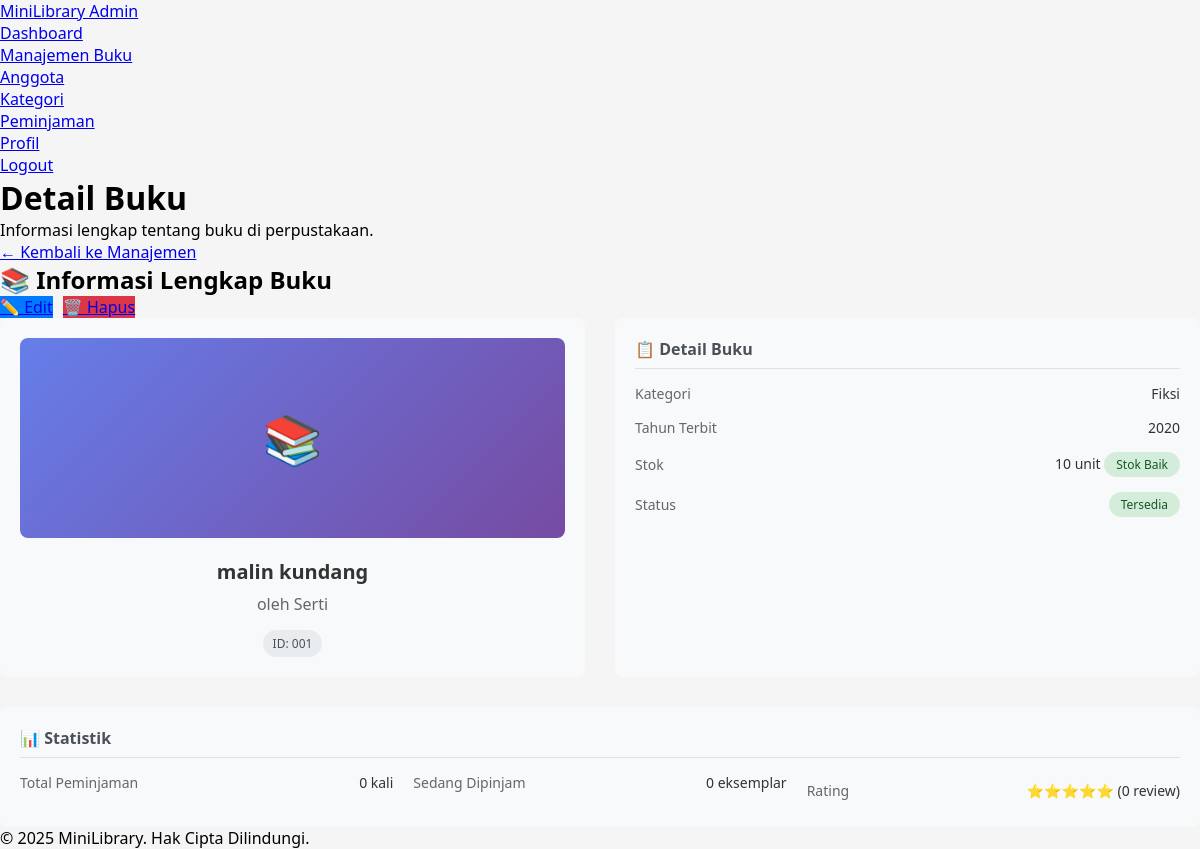
The app's page /admin/detail_buku.php?id=1 (signed in) with its own data.
### tables this page shows
CREATE TABLE `buku` (
  `id` int(11) NOT NULL,
  `judul buku` varchar(255) NOT NULL,
  `penulis` varchar(255) NOT NULL,
  `stok` varchar(255) DEFAULT NULL,
  `kategori` int(11) DEFAULT NULL,
  `tahun_terbit` varchar(100) DEFAULT NULL,
  `status` int(11) DEFAULT 0,
  `id_kategori` int(11) DEFAULT NULL
);

### admin/detail_buku.php (the view, shortened to what this page needs)
<?php
include '../koneksi/koneksi.php';
$id = (int)$_GET['id'];
$query = "SELECT * FROM buku WHERE id = $id";
$result = mysqli_query($koneksi, $query);
$buku = mysqli_fetch_assoc($result);
function getKategoriName($kategori_id) {
    $kategori_names = [
        1 => 'Fiksi',
        2 => 'Non-Fiksi',
        3 => 'Sejarah',
        4 => 'Ilmiah',
        5 => 'Teknologi',
        6 => 'Biografi',
        7 => 'Pendidikan'
    ];
    return isset($kategori_names[$kategori_id]) ? $kategori_names[$kategori_id] : 'Tidak Diketahui';
}
function getStatusName($status_id) {
    return ($status_id == 1) ? 'Tersedia' : 'Tidak Tersedia';
}
$stok_value = intval($buku['stok']);
if ($stok_value > 5) {
    $stock_class = 'stock-good';
    $stock_text = 'Stok Baik';
} else if ($stok_value > 0) {
    $stock_class = 'stock-medium';
    $stock_text = 'Stok Terbatas';
} else {
    $stock_class = 'stock-low';
    $stock_text = 'Stok Habis';
}
?>
<!DOCTYPE html>
<html>
<head>
    <link rel="stylesheet" href="assets/style.css">
</head>
<body>
<nav class="navbar">
    <div class="navbar-container">
        <a href="dashboard.php" class="navbar-brand">MiniLibrary Admin</a>
        <ul class="navbar-nav">
            <li class="nav-item"><a href="dashboard.php" class="nav-link">Dashboard</a></li>
            <li class="nav-item"><a href="manajemen.php" class="nav-link active">Manajemen Buku</a></li>
            <li class="nav-item"><a href="anggota.php" class="nav-link">Anggota</a></li>
            <li class="nav-item"><a href="kategori.php" class="nav-link">Kategori</a></li>
            <li class="nav-item"><a href="peminjaman.php" class="nav-link">Peminjaman</a></li>
            <li class="nav-item"><a href="profil_admin.php" class="nav-link">Profil</a></li>
            <li class="nav-item"><a href="logout.php" class="nav-link">Logout</a></li>
        </ul>
    </div>
</nav>
<div class="container">
    <div class="welcome-section">
        <div class="welcome-text">
            <h1>Detail Buku</h1>
            <p>Informasi lengkap tentang buku di perpustakaan.</p>
            <a href="manajemen.php" class="btn">← Kembali ke Manajemen</a>
        </div>
    </div>
    <div class="content-section">
        <div class="section-header">
            <h2>📚 Informasi Lengkap Buku</h2>
            <div style="display: flex; gap: 10px;">
                <a href="edit_buku.php?id=<?php echo $buku['id']; ?>" class="btn" style="background: #007bff;">✏️ Edit</a>
                <a href="hapus_buku.php?id=<?php echo $buku['id']; ?>" class="btn" style="background: #dc3545;"
                   onclick="return confirm('Apakah Anda yakin ingin menghapus buku ini?')">🗑️ Hapus</a>
            </div>
        </div>
        <div class="detail-content">
            <div class="detail-section">
                <div class="book-cover">
                    📚
                </div>
                <div class="book-info">
                    <div class="book-title"><?php echo htmlspecialchars($buku['judul buku']); ?></div>
                    <div class="book-author">oleh <?php echo htmlspecialchars($buku['penulis']); ?></div>
                    <div class="book-id">ID: <?php echo str_pad($buku['id'], 3, '0', STR_PAD_LEFT); ?></div>
                </div>
            </div>
            <div class="detail-section">
                <h4>📋 Detail Buku</h4>
                <div class="detail-item">
                    <span class="detail-label">Kategori</span>
                    <span class="detail-value"><?php echo getKategoriName($buku['kategori']); ?></span>
                </div>
                <div class="detail-item">
                    <span class="detail-label">Tahun Terbit</span>
                    <span class="detail-value"><?php echo htmlspecialchars($buku['tahun_terbit']); ?></span>
                </div>
                <div class="detail-item">
                    <span class="detail-label">Stok</span>
                    <span class="detail-value">
                        <?php echo htmlspecialchars($buku['stok']); ?> unit
                        <span class="stock-badge <?php echo $stock_class; ?>"><?php echo $stock_text; ?></span>
                    </span>
                </div>
                <div class="detail-item">
                    <span class="detail-label">Status</span>
                    <span class="detail-value">
                        <span class="status-badge <?php echo ($buku['status'] == 1) ? 'tersedia' : 'tidak-tersedia'; ?>">
                            <?php echo getStatusName($buku['status']); ?>
                        </span>
                    </span>
                </div>
            </div>
        </div>
        <div class="detail-section">
            <h4>📊 Statistik</h4>
            <div style="display: grid; grid-template-columns: repeat(auto-fit, minmax(200px, 1fr)); gap: 20px;">
                <div class="detail-item">
                    <span class="detail-label">Total Peminjaman</span>
                    <span class="detail-value">0 kali</span>
                </div>
                <div class="detail-item">
                    <span class="detail-label">Sedang Dipinjam</span>
                    <span class="detail-value">0 eksemplar</span>
                </div>
                <div class="detail-item">
                    <span class="detail-label">Rating</span>
                    <span class="detail-value">⭐⭐⭐⭐⭐ (0 review)</span>
                </div>
            </div>
        </div>
    </div>
</div>
<div class="footer">
    <p>&copy; <?php echo date('Y'); ?> MiniLibrary. Hak Cipta Dilindungi.</p>
</div>
</body>
</html>

### assets/style.css (style rules this page uses)
* { margin: 0; padding: 0; box-sizing: border-box; }
body { font-family: "Segoe UI", Tahoma, Geneva, Verdana, sans-serif; background-color: #f5f5f5; }

### admin/detail_buku.php (style rules this page uses)
.detail-content { display: grid; grid-template-columns: 1fr 1fr; gap: 30px; margin-bottom: 30px; }
.detail-section { background: #f8f9fa; padding: 20px; border-radius: 8px; }
.detail-section h4 { margin: 0 0 15px 0; color: #495057; font-size: 16px; border-bottom: 1px solid #dee2e6; padding-bottom: 8px; }
.detail-item { margin-bottom: 15px; display: flex; justify-content: space-between; align-items: center; }
.detail-item:last-child { margin-bottom: 0; }
.detail-label { font-weight: 500; color: #666; font-size: 14px; }
.detail-value { color: #333; font-size: 14px; font-weight: 500; }
.status-badge { display: inline-block; padding: 4px 12px; border-radius: 15px; font-size: 12px; font-weight: 500; }
.status-badge.tersedia { background: #d4edda; color: #155724; }
.stock-badge { display: inline-block; padding: 4px 12px; border-radius: 15px; font-size: 12px; font-weight: 500; }
.stock-good { background: #d4edda; color: #155724; }
.book-cover { background: linear-gradient(135deg, #667eea 0%, #764ba2 100%); height: 200px; border-radius: 8px; display: flex; align-items: center; justify-content: center; color: white; font-size: 48px; margin-bottom: 20px; }
.book-info { text-align: center; }
.book-title { font-size: 20px; font-weight: bold; color: #333; margin-bottom: 8px; }
.book-author { font-size: 16px; color: #666; margin-bottom: 15px; }
.book-id { background: #e9ecef; padding: 5px 10px; border-radius: 15px; font-size: 12px; color: #495057; display: inline-block; }

### records on screen
buku: judul buku "malin kundang", penulis "Serti", id "001", kategori "Fiksi", tahun_terbit "2020", stok "10", stok "Stok Baik", status "Tersedia"
